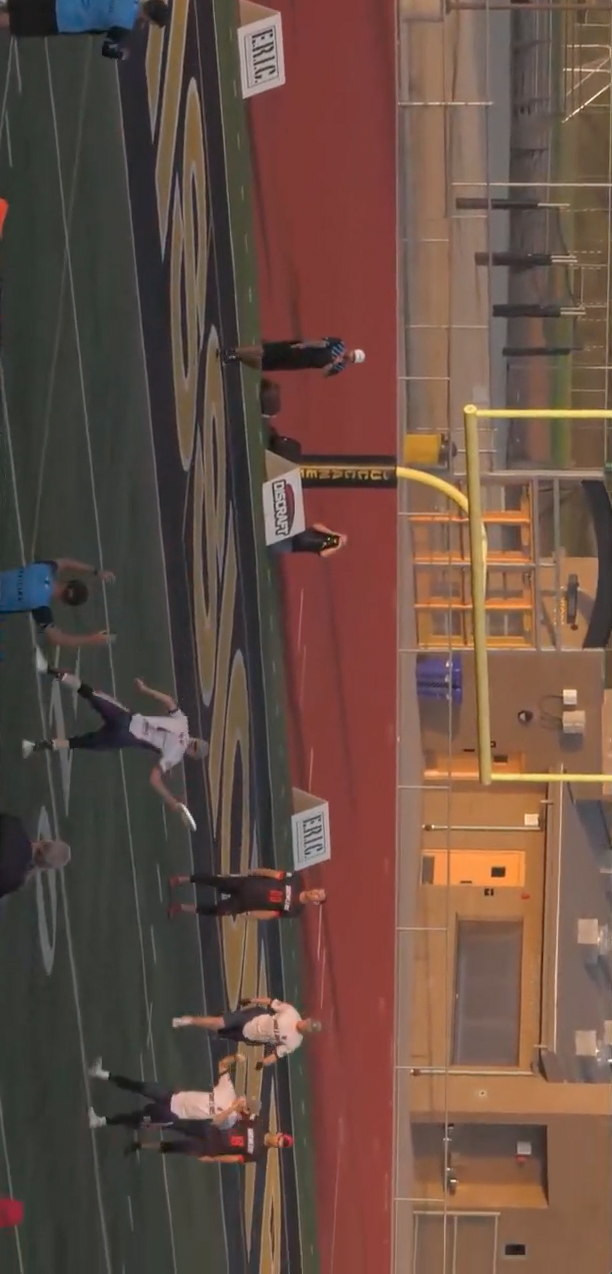
#> input picture images/DAL-SD-endzone.png, 612 x 1274 px, given in place of Group 2.jpeg, which was not available
$ python align.py
#> lines starting #> are read from the running program, lines starting #| are printed output that depends on the picture; pictures that were not available may be replaced by others from this repository, and a replacement may not be noted
#> further down, imReference is the input picture: shape (1274, 612, 3); mean B, G, R 67.7, 78.4, 102.7
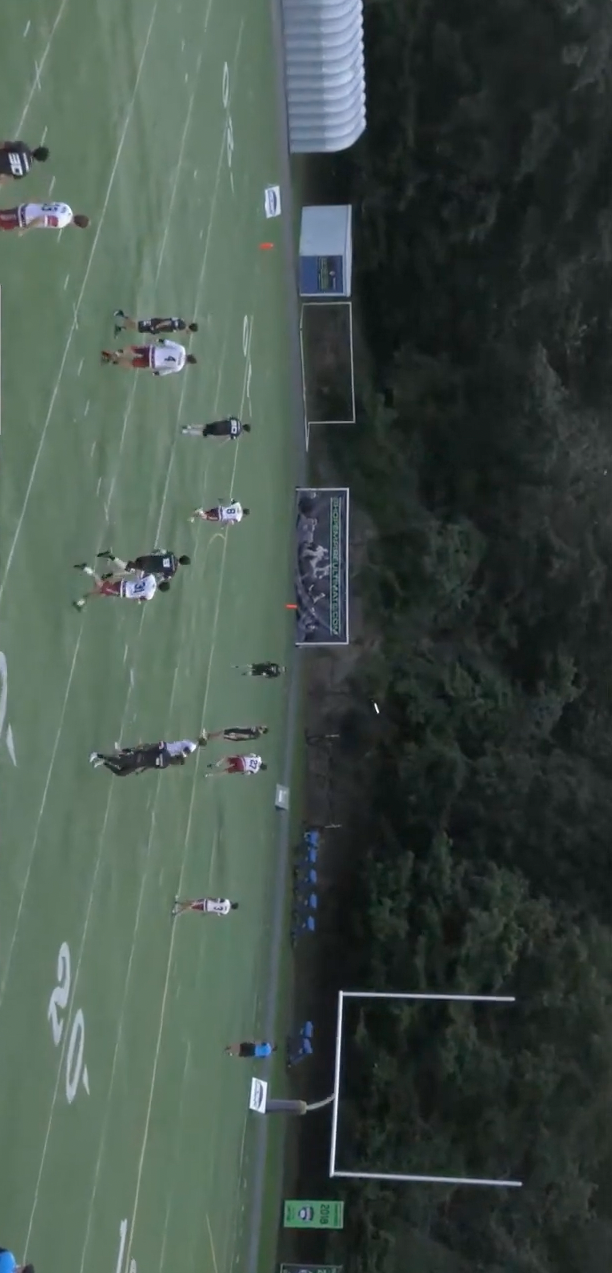
#> input picture images/BOS-NY-endzone.png, 612 x 1273 px, found by its file name
#> further down, im is the input picture: shape (1273, 612, 3); mean B, G, R 72.6, 79.8, 66.3
# Test code modified from  https://learnopencv.com/image-alignment-feature-based-using-opencv-c-python/
from __future__ import print_function
import cv2
import numpy as np


MAX_FEATURES = 500
GOOD_MATCH_PERCENT = 0.01
THRESHOLD = 0.8


def alignImages(im1, im2):

    # Convert images to grayscale
    im1Gray = cv2.cvtColor(im1, cv2.COLOR_BGR2GRAY)
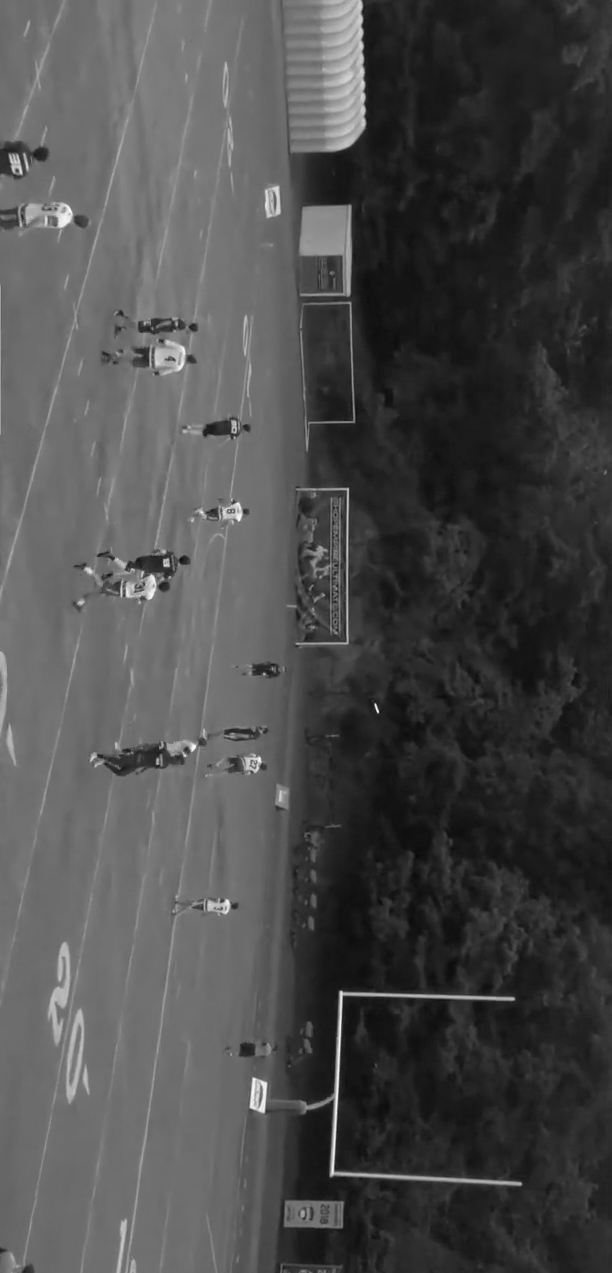
#> im1Gray: shape (1273, 612); min 9, max 255, mean 75
    im2Gray = cv2.cvtColor(im2, cv2.COLOR_BGR2GRAY)
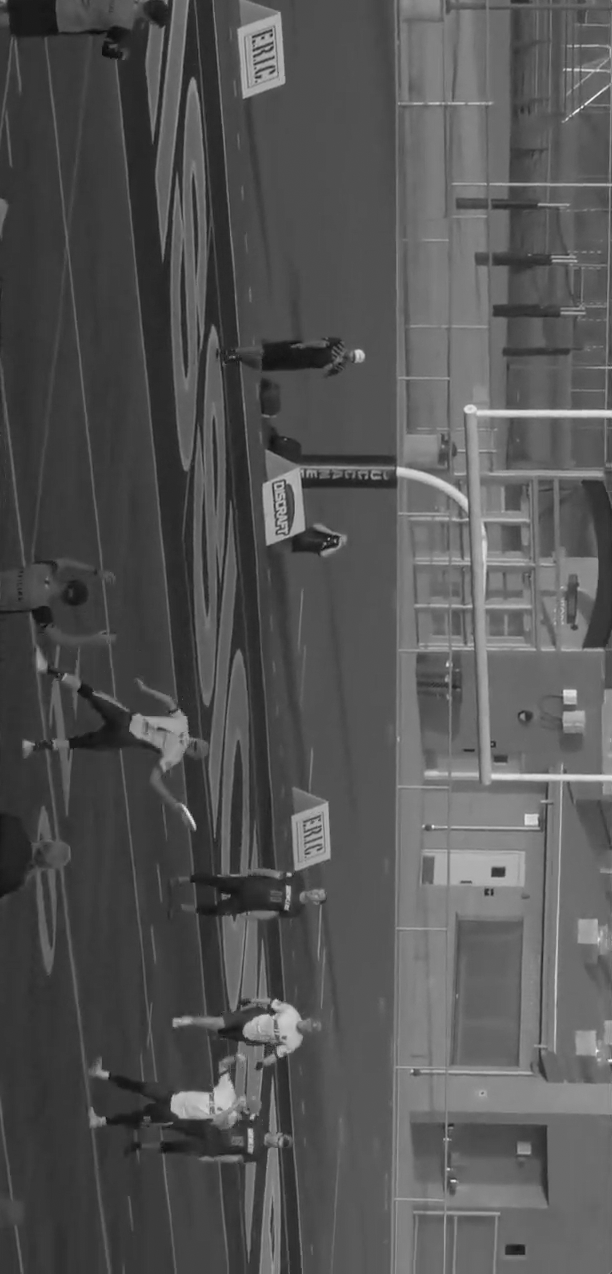
#> im2Gray: shape (1274, 612); min 11, max 246, mean 84.5

    # Detect SIFT features and compute descriptors.
    detector = cv2.SIFT_create()
    keypoints1, descriptors1 = detector.detectAndCompute(im1Gray, None)
#> keypoints1 = 934 keypoints; strongest (x, y, size): (378, 711, 1.8), (375, 705, 1.9), (341, 994, 4.2), (332, 1172, 4.6)
    keypoints2, descriptors2 = detector.detectAndCompute(im2Gray, None)
#> keypoints2 = 1626 keypoints; strongest (x, y, size): (498, 872, 8.2), (453, 1181, 2.3), (187, 1104, 21.1), (577, 110, 2.2)

    matcher = cv2.BFMatcher()
    raw_matches = matcher.knnMatch(descriptors1, descriptors2, k=2)
#> raw_matches = 934 matches

    # Do 2NN heuristic
    print(len(raw_matches))
#| 934
    matches = []
    for match_1, match_2 in raw_matches:
        # print(match_1.distance, match_2.distance)
        if match_1.distance < THRESHOLD * match_2.distance:
            matches.append(match_1)
#> after the loop, matches = 58 matches

    print(len(matches))
#| 58

    # Sort matches by score
    list(matches).sort(key=lambda x: x.distance, reverse=False)

    # Remove not so good matches
    numGoodMatches = int(len(matches) * GOOD_MATCH_PERCENT)
#> numGoodMatches = 0
    matches = matches[:numGoodMatches]
#> matches = []

    # Draw top matches
    imMatches = cv2.drawMatches(im1, keypoints1, im2, keypoints2, matches, None)
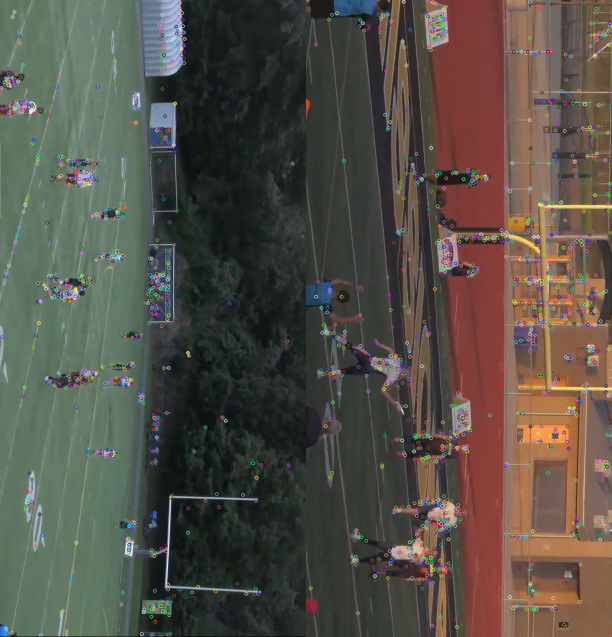
#> imMatches: shape (1274, 1224, 3) (shown at 1/2 size); mean B, G, R 71.2, 80, 85
    cv2.imwrite("matches.jpg", imMatches)

    # Extract location of good matches
    points1 = np.zeros((len(matches), 2), dtype=np.float32)
#> points1 = empty array
    points2 = np.zeros((len(matches), 2), dtype=np.float32)
#> points2 = empty array

    for i, match in enumerate(matches):
        points1[i, :] = keypoints1[match.queryIdx].pt
        points2[i, :] = keypoints2[match.trainIdx].pt
#> this loop made 0 passes

    # Find homography
#> (the run stopped early here; a loop or call above may not have finished)
